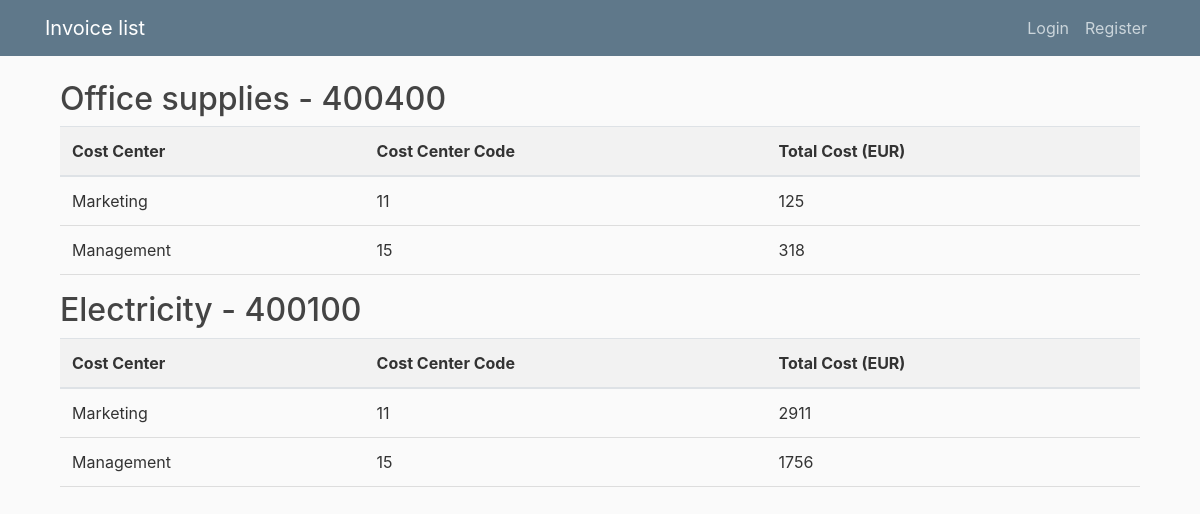
Before: /report/ with the older database file.
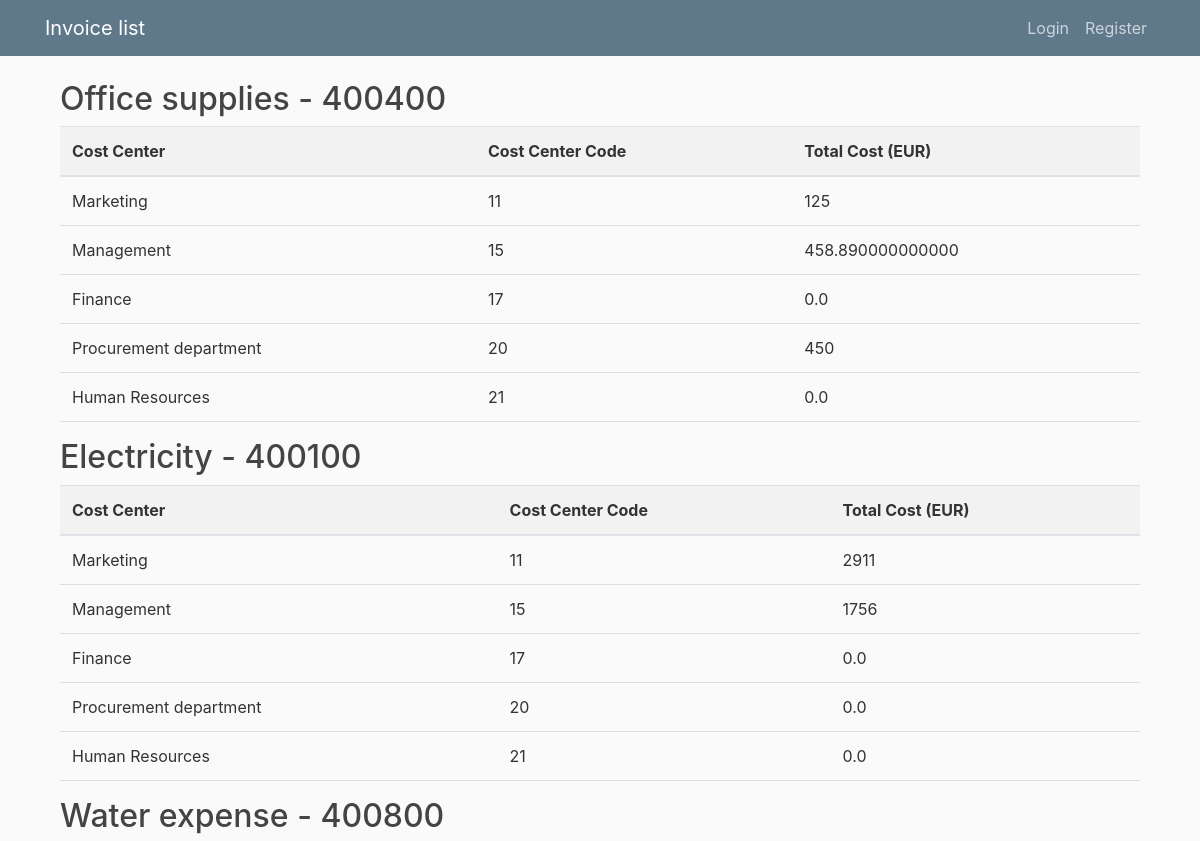
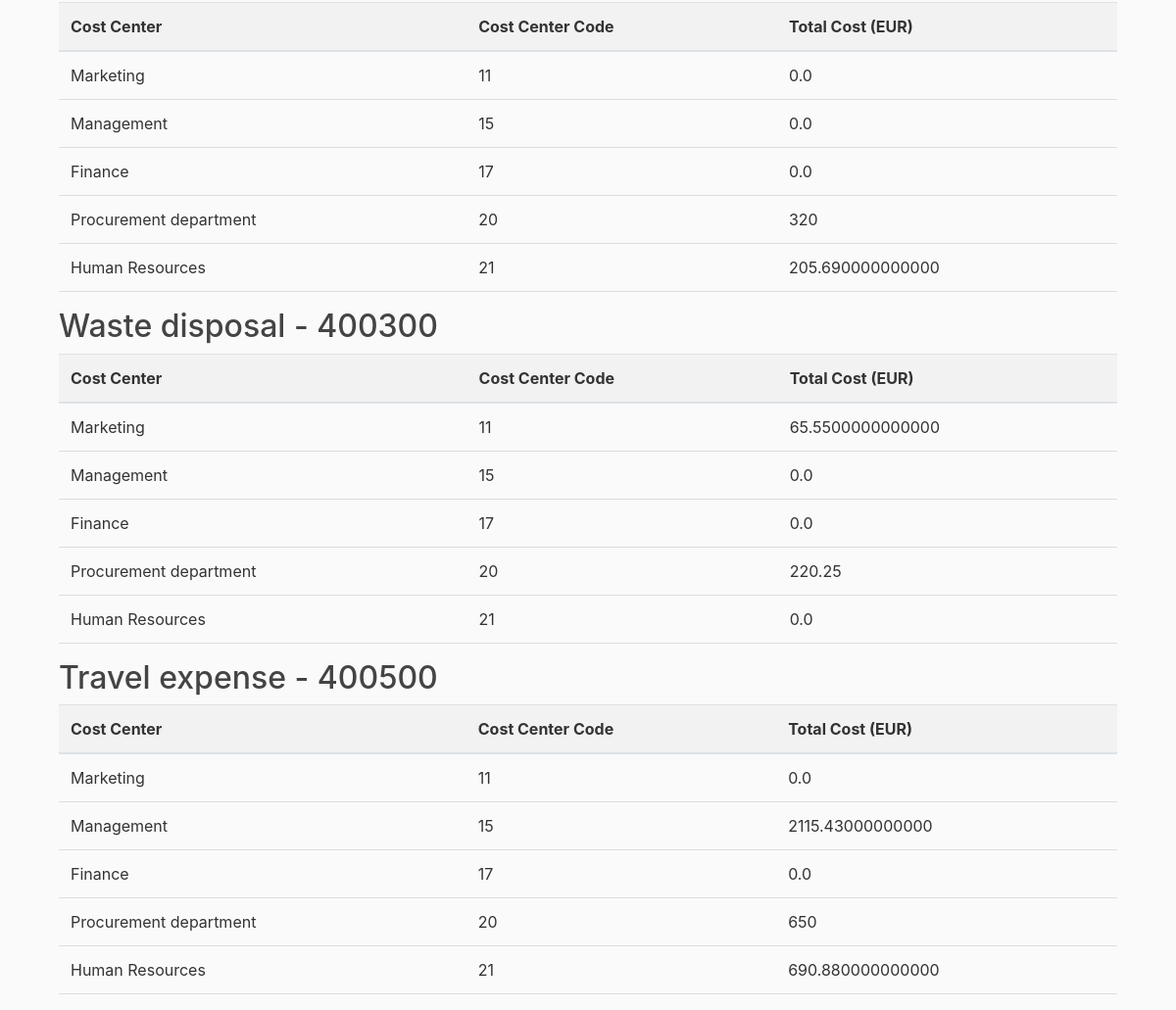
After: the same page with the newer database file (2 pictures, top to bottom).
### invoice/models.py (models this page shows, shortened)
class TypeOfCost(models.Model):
	cost_code = models.IntegerField()
	cost_name = models.CharField(max_length=40)

class CostCenter(models.Model):
	cost_center_code = models.IntegerField()
	cost_center_name = models.CharField(max_length=40)

### users/views.py (the view)
# urls.py: path('report/', user_views.report, name = 'report'),
def report(request):
    types_of_cost = TypeOfCost.objects.all()
    cost_centers = CostCenter.objects.all()
    expenses_by_type_and_center = {}  # Rečnik za čuvanje ukupnih troškova po vrsti troška i centru troška
    for type_of_cost in types_of_cost:
        expenses_by_center = {}  # Rečnik za čuvanje ukupnih troškova po centru troška za trenutnu vrstu troška
        for cost_center in cost_centers:
            expenses = Invoice.objects.filter(cost_code=type_of_cost, cost_center_code=cost_center)
            total_amount = expenses.aggregate(total_amount=Sum('netto_amount'))['total_amount']
            expenses_by_center[cost_center] = total_amount or 0  # Dodavanje ukupnog iznosa u rečnik
        expenses_by_type_and_center[type_of_cost] = expenses_by_center
    return render(request, 'users/report.html', {'expenses_by_type_and_center': expenses_by_type_and_center})

### users/templatetags/custom_filters.py (called while the page is built)
@register.filter
def format_number(value):
    try:
        locale.setlocale(locale.LC_ALL, 'it_IT.UTF-8')
        formatted_value = locale.format_string("%0.2f", value, grouping=True)
        return formatted_value
    except (ValueError, locale.Error):
        return value

### users/templates/users/report.html
{% extends "invoice/base.html" %}
{% load custom_filters %}
{% block content %}
<div class="container">
    {% for type_of_cost, expenses_by_center in expenses_by_type_and_center.items %}
    <h2>{{ type_of_cost.cost_name }} - {{ type_of_cost.cost_code }}</h2>
    <table class="table">
        <thead>
            <tr>
                <th>Cost Center</th>
                <th>Cost Center Code</th>
                <th>Total Cost (EUR)</th>
            </tr>
        </thead>
        <tbody>
            {% for cost_center, total_amount in expenses_by_center.items %}
            <tr>
                <td>{{ cost_center.cost_center_name }}</td>
                <td>{{ cost_center.cost_center_code }}</td>
                <td>{{ total_amount|default:0.00|format_number }}</td>
            </tr>
            {% endfor %}
        </tbody>
    </table>
    {% endfor %}
</div>
{% endblock %}

### invoice/templates/invoice/base.html (shortened to what this page needs)
{% load static %}
{% load crispy_forms_tags %}
<!DOCTYPE html>
<html>
<head>
    <link rel="stylesheet" href="https://cdn.jsdelivr.net/npm/bootstrap@4.0.0/dist/css/bootstrap.min.css">
    <link rel="stylesheet" type="text/css" href="{% static 'invoice/main.css' %}">
</head>
<body>
<header class="site-header">
  <nav class="navbar navbar-expand-md navbar-dark bg-steel fixed-top">
    <div class="container">
      <a class="navbar-brand mr-4" href="{% url 'invoice-home' %}">Invoice list</a>
      <div class="collapse navbar-collapse" id="navbarToggle">
        <div class="navbar-nav">
          {% if user.is_authenticated %}
            {% if user.is_superuser %}
              <a class="nav-item nav-link" href="{% url 'report' %}">Report</a>
            {% endif %}
            <a class="nav-item nav-link" href="{% url 'profile' %}">Profile</a>
            <a class="nav-item nav-link" href="{% url 'logout' %}">Logout</a>
          {% else %}
            <a class="nav-item nav-link" href="{% url 'login' %}">Login</a>
            <a class="nav-item nav-link" href="{% url 'register' %}">Register</a>
          {% endif %}
        </div>
      </div>
    </div>
  </nav>
</header>
<main role="main" class="container-fluid">
    <div class='container'>
        <div class="row">
          <div class="col">
              {% block content %}
              {% endblock %}
          </div>
        </div>
    </div>
</main>
</body>
</html>

### invoice/static/invoice/main.css (style rules this page uses)
body { background: #fafafa; color: #333333; margin-top: 5rem; }
h1, h2, h3, h4, h5, h6 { color: #444444; }
.bg-steel { background-color: #5f788a; }
.site-header .navbar-nav .nav-link { color: #cbd5db; }
.table { width: 100%; border-collapse: collapse; }
th, td { padding: 8px; text-align: left; border-bottom: 1px solid #ddd; }
th { background-color: #f2f2f2; color: #333; font-weight: bold; }
td { vertical-align: top; }

Changed rows visible on the page:
computed for CostCenter "Management": total_amount "318" → "458.890000000000"
added CostCenter: cost_center_name "Finance", cost_center_code "17", total_amount "0.0"
added CostCenter: cost_center_name "Procurement department", cost_center_code "20", total_amount "450", total_amount "0.0", total_amount "320", total_amount "220.25", total_amount "650"
added CostCenter: cost_center_name "Human Resources", cost_center_code "21", total_amount "0.0", total_amount "205.690000000000", total_amount "690.880000000000"
added TypeOfCost: cost_name "Water expense", cost_code "400800", CostCenter (cost_center_name "Marketing", cost_center_code "11", total_amount "0.0"), CostCenter (cost_center_name "Management", cost_center_code "15", total_amount "0.0")
added TypeOfCost: cost_name "Waste disposal", cost_code "400300", CostCenter (cost_center_name "Marketing", cost_center_code "11", total_amount "65.5500000000000"), CostCenter (cost_center_name "Management", cost_center_code "15", total_amount "0.0")
added TypeOfCost: cost_name "Travel expense", cost_code "400500", CostCenter (cost_center_name "Marketing", cost_center_code "11", total_amount "0.0"), CostCenter (cost_center_name "Management", cost_center_code "15", total_amount "2115.43000000000")
